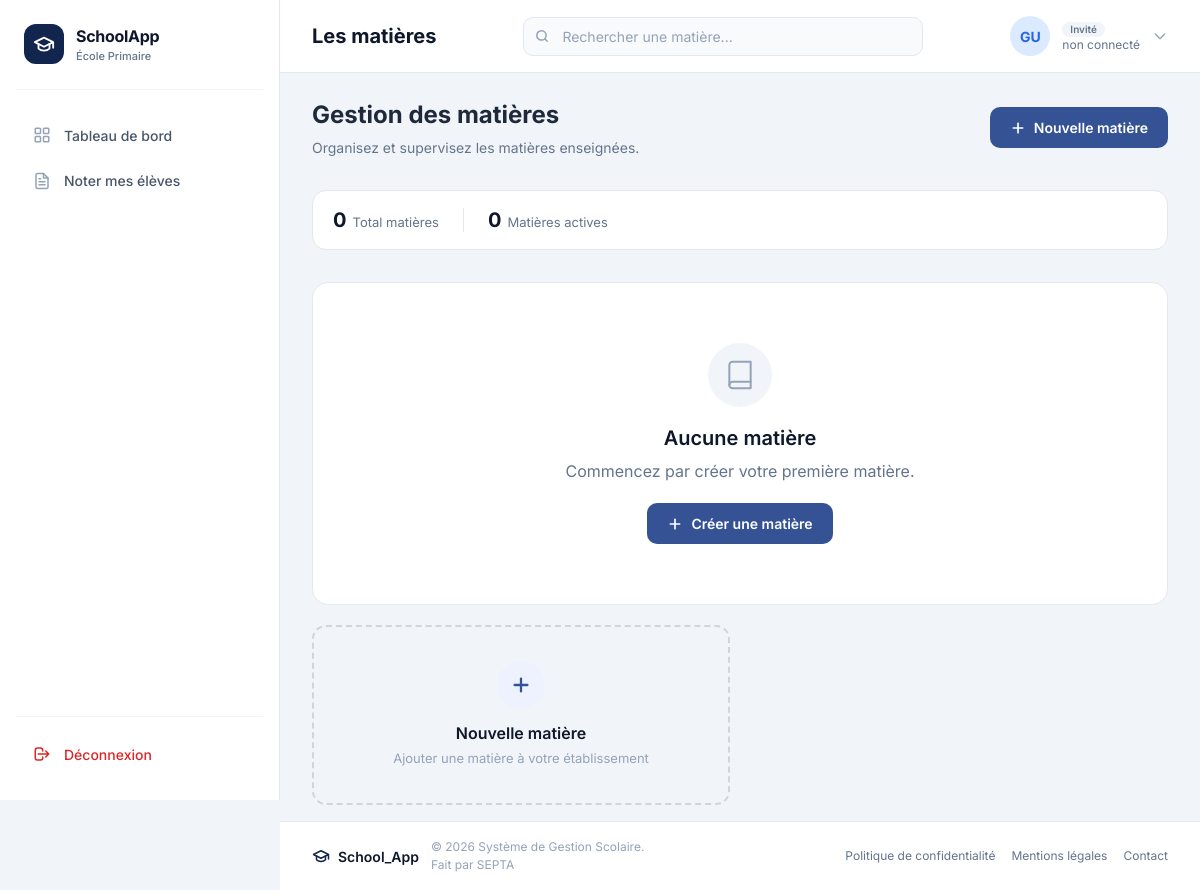
Before: /matieres/ with the older database file.
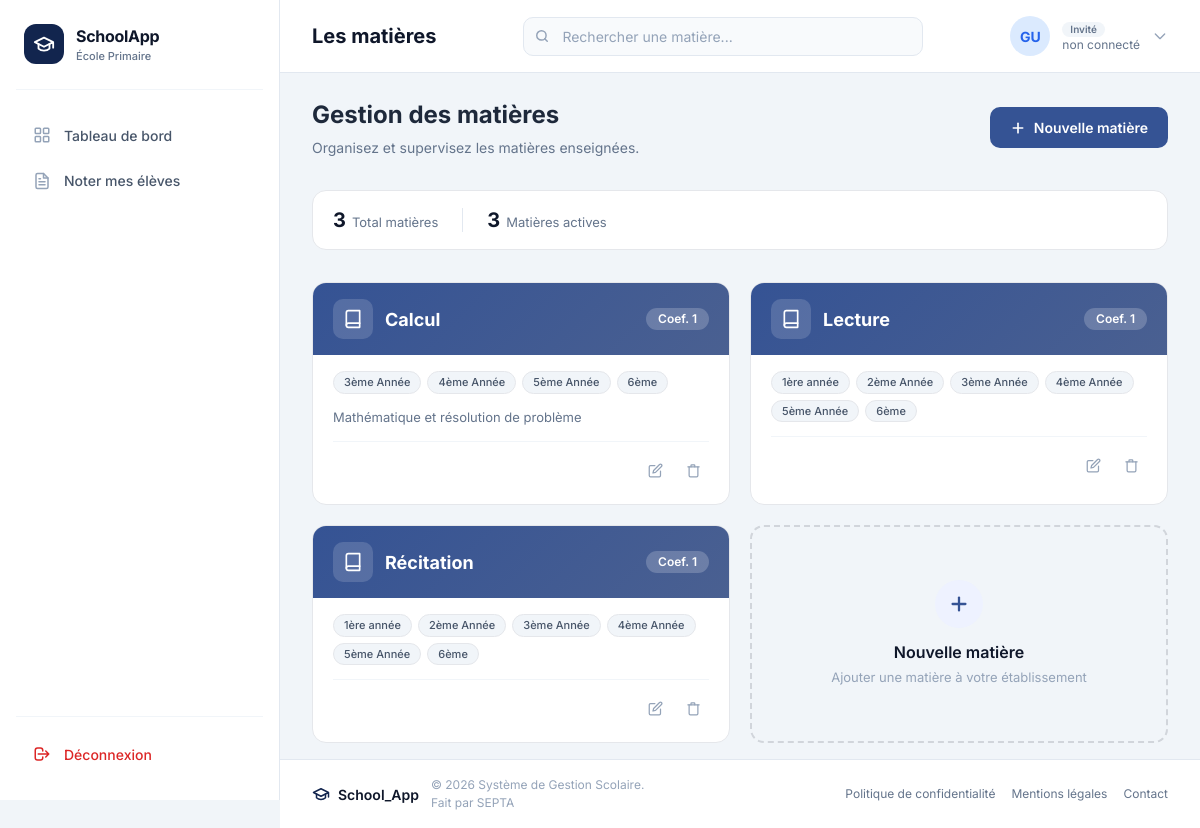
After: the same page with the newer database file.
### matieres/models.py (models this page shows, shortened)
class Matiere(models.Model):
    nom = models.CharField(max_length=100, unique=True)
    description = models.TextField(blank=True, null=True)
    note_sur = models.PositiveIntegerField(
        default=20,
        help_text="Barème de notation de la matière (ex: 5, 10, 20)"
    )
    coefficient = models.PositiveIntegerField(
        default=1,
        help_text="Poids de la matière dans le calcul de la moyenne"
    )
    classes = models.ManyToManyField(
        Classe,
        related_name="matieres",
        blank=True
    )
    class Meta:
        ordering = ["nom"]
        verbose_name = "Matière"
        verbose_name_plural = "Matières"

### classes/models.py (models this page shows, shortened)
class Classe(models.Model):
    nom = models.CharField(max_length=30, null=False)
    niveau = models.IntegerField()
    enseignant = models.ForeignKey(
        User,
        on_delete=models.SET_NULL,
        null=True,
        blank=True,
        related_name="classes",
        limit_choices_to={"groups__name": "Teacher"},
    )

### matieres/views.py (the view)
# urls.py: path("matieres/", views.matiere_list, name="list"),
def matiere_list(request):
    matieres = Matiere.objects.all().prefetch_related("classes")
    return render(request, "matieres.html", {"matieres": matieres})

### matieres/templates/matieres.html (shortened to what the changed rows need)
{% extends 'base.html' %}
{% load static %}
{% block page_title %}Les matières{% endblock %}
{% block content %}
<div class="page-header">
  <div class="page-header-text">
    <h2>Gestion des matières</h2>
  </div>
</div>
<div class="stats-bar">
  <div class="stat-item">
    <span class="stat-number">{{ matieres|length }}</span>
    <span class="stat-label">Total matières</span>
  </div>
  <div class="stat-item">
    <span class="stat-number">{{ matieres|length }}</span>
    <span class="stat-label">Matières actives</span>
  </div>
</div>
<div class="matieres-grid" id="matieresGrid">
  {% for matiere in matieres %}
  <article class="matiere-card" id="card-{{ matiere.pk }}">
    <div class="matiere-card-header">
      <div class="matiere-icon">
        <svg xmlns="http://www.w3.org/2000/svg" viewBox="0 0 24 24" fill="none" stroke="currentColor" stroke-width="2" stroke-linecap="round" stroke-linejoin="round">
          <path d="M4 19.5A2.5 2.5 0 0 1 6.5 17H20"/>
          <path d="M6.5 2H20v20H6.5A2.5 2.5 0 0 1 4 19.5v-15A2.5 2.5 0 0 1 6.5 2z"/>
        </svg>
      </div>
      <h3 class="matiere-name">{{ matiere.nom }}</h3>
      <span class="matiere-coef">Coef. {{ matiere.coefficient|default:"1" }}</span>
    </div>
    <div class="matiere-card-body">
      <div class="matiere-classes">
        {% for classe in matiere.classes.all %}
        <span class="matiere-class-tag">{{ classe.nom }}</span>
        {% empty %}
        <span style="font-size:12px;color:#94a3b8;">Aucune classe associée</span>
        {% endfor %}
      </div>
      {% if matiere.description %}
      <div class="matiere-description">{{ matiere.description|truncatechars:100 }}</div>
      {% endif %}
      <div class="matiere-card-actions">
        <a href="{% url 'matieres:update' matiere.pk %}" class="action-btn edit" title="Modifier la matière">
          <svg xmlns="http://www.w3.org/2000/svg" viewBox="0 0 24 24" fill="none" stroke="currentColor" stroke-width="2" stroke-linecap="round" stroke-linejoin="round">
            <path d="M11 4H4a2 2 0 0 0-2 2v14a2 2 0 0 0 2 2h14a2 2 0 0 0 2-2v-7"/>
            <path d="M18.5 2.5a2.121 2.121 0 0 1 3 3L12 15l-4 1 1-4 9.5-9.5z"/>
          </svg>
        </a>
        <button class="action-btn delete" title="Supprimer la matière"
                data-delete-url="{% url 'matieres:delete' matiere.pk %}"
                onclick="confirmDelete(this.dataset.deleteUrl, '{{ matiere.nom|escapejs }}')">
          <svg xmlns="http://www.w3.org/2000/svg" viewBox="0 0 24 24" fill="none" stroke="currentColor" stroke-width="2" stroke-linecap="round" stroke-linejoin="round">
            <polyline points="3 6 5 6 21 6"/>
            <path d="M19 6v14a2 2 0 0 1-2 2H7a2 2 0 0 1-2-2V6m3 0V4a1 1 0 0 1 1-1h4a1 1 0 0 1 1 1v2"/>
          </svg>
        </button>
      </div>
    </div>
  </article>
  {% empty %}
  <div class="empty-state">
    <div class="empty-state-icon">
      <svg xmlns="http://www.w3.org/2000/svg" viewBox="0 0 24 24" fill="none" stroke="currentColor" stroke-width="1.5" stroke-linecap="round" stroke-linejoin="round">
        <path d="M4 19.5A2.5 2.5 0 0 1 6.5 17H20"/>
        <path d="M6.5 2H20v20H6.5A2.5 2.5 0 0 1 4 19.5v-15A2.5 2.5 0 0 1 6.5 2z"/>
      </svg>
    </div>
    <h3>Aucune matière</h3>
    <p>Commencez par créer votre première matière.</p>
    <a href="{% url 'matieres:create' %}" class="btn btn-primary">
      <svg xmlns="http://www.w3.org/2000/svg" width="16" height="16" viewBox="0 0 24 24"
           fill="none" stroke="currentColor" stroke-width="2.5" stroke-linecap="round" stroke-linejoin="round">
        <line x1="12" x2="12" y1="5" y2="19"/>
        <line x1="5" x2="19" y1="12" y2="12"/>
      </svg>
      Créer une matière
    </a>
  </div>
  {% endfor %}
</div>
{% endblock %}

Changed rows visible on the page:
added Matiere: nom "Calcul", coefficient "1", description "Mathématique et résolution de problème"
now on this page (row unchanged): Classe: nom "3ème Année"
now on this page (row unchanged): Classe: nom "4ème Année"
now on this page (row unchanged): Classe: nom "5ème Année"
now on this page (row unchanged): Classe: nom "6ème"
added Matiere: nom "Lecture", coefficient "1"
now on this page (row unchanged): Classe: nom "1ère année"
now on this page (row unchanged): Classe: nom "2ème Année"
added Matiere: nom "Récitation", coefficient "1"
Other visible differences:
{{ matieres|length }}: "0" → "3"
text no longer shown: "Aucune matière Commencez par créer votre première matière. Créer une matière"
